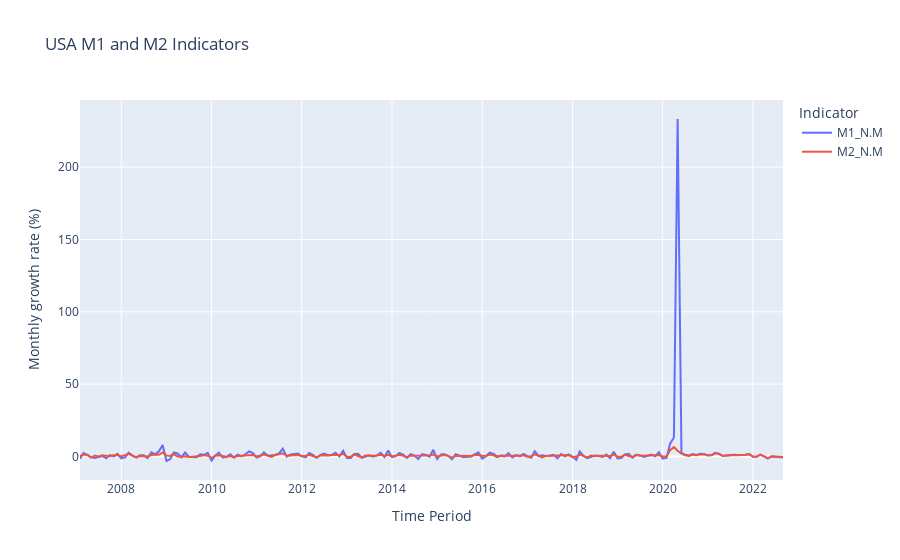

Notebook cell for this chart:
### Code cell
fig_pct_diff = px.line(df_plot, x = 'Time_Period', y=['M1_N.M', 'M2_N.M'], title='USA M1 and M2 Indicators')

fig_pct_diff.update_layout(
    title="USA M1 and M2 Indicators",
    xaxis_title="Time Period",
    yaxis_title="Monthly growth rate (%)",
    legend_title="Indicator",
)

display(fig_pct_diff)

### Figure 1 — Plotly figure (JSON) as saved in the notebook; plotly's stock layout.template omitted (floating-point values rounded to 4 significant figures; data arrays with more than 128 entries replaced by an {"elided": "..."} marker saying what was removed)
{"data": [{"hovertemplate": "variable=M1_N.M<br>Time_Period=%{x}<br>value=%{y}<extra></extra>", "legendgroup": "M1_N.M", "line": {"color": "#636efa", "dash": "solid"}, "marker": {"symbol": "circle"}, "mode": "lines", "name": "M1_N.M", "orientation": "v", "showlegend": true, "type": "scatter", "x": {"elided": "188 str values"}, "xaxis": "x", "y": {"elided": "188 float values"}, "yaxis": "y"}, {"hovertemplate": "variable=M2_N.M<br>Time_Period=%{x}<br>value=%{y}<extra></extra>", "legendgroup": "M2_N.M", "line": {"color": "#EF553B", "dash": "solid"}, "marker": {"symbol": "circle"}, "mode": "lines", "name": "M2_N.M", "orientation": "v", "showlegend": true, "type": "scatter", "x": {"elided": "188 str values"}, "xaxis": "x", "y": {"elided": "188 float values"}, "yaxis": "y"}], "layout": {"legend": {"title": {"text": "Indicator"}, "tracegroupgap": 0}, "title": {"text": "USA M1 and M2 Indicators"}, "xaxis": {"anchor": "y", "domain": [0, 1], "title": {"text": "Time Period"}}, "yaxis": {"anchor": "x", "domain": [0, 1], "title": {"text": "Monthly growth rate (%)"}}}}
